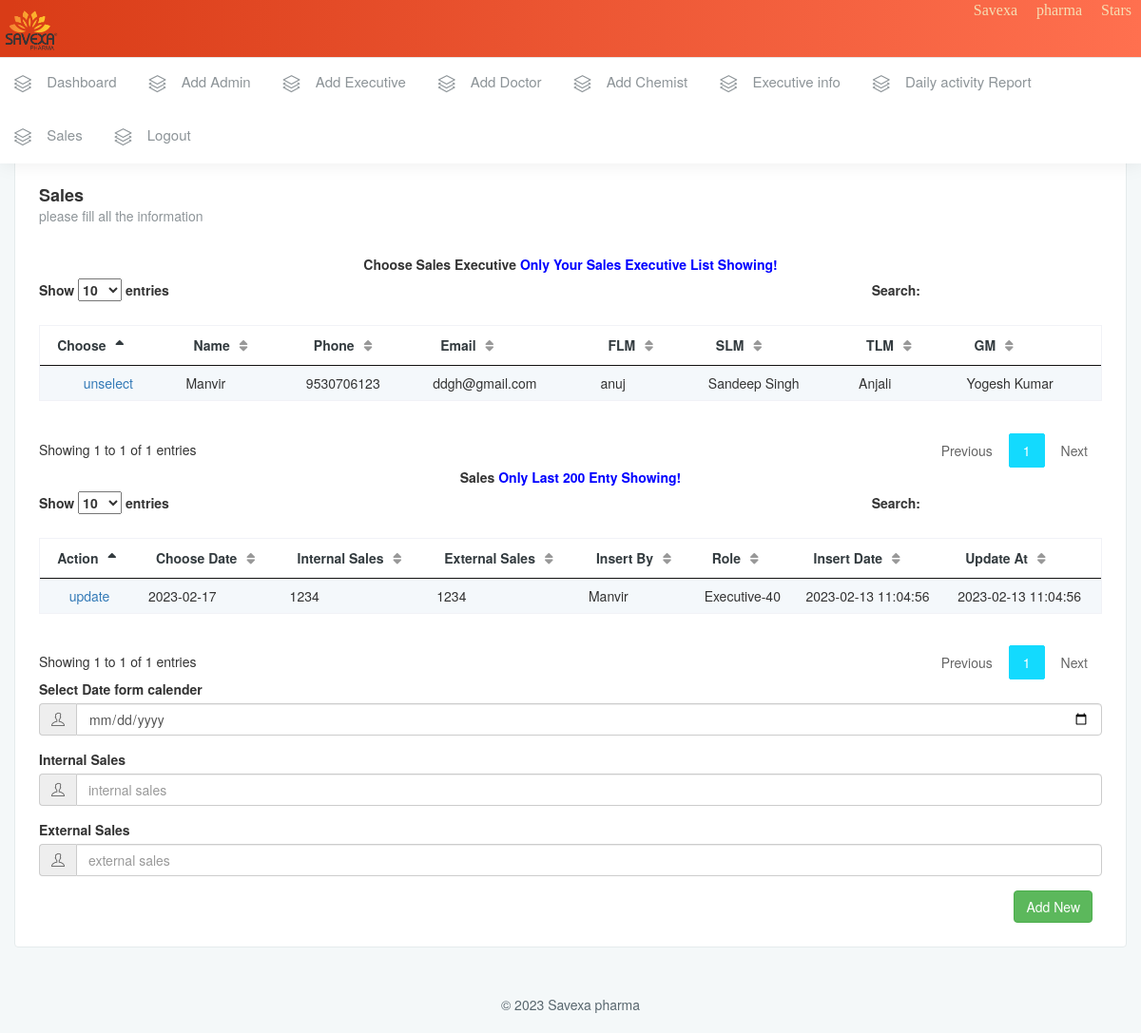
The app's page /sales.php?eid=40 (signed in) with its own data.
### tables this page shows
CREATE TABLE `sale_executive` (
  `eid` int(11) NOT NULL,
  `name` varchar(255) DEFAULT NULL,
  `phone` varchar(12) NOT NULL,
  `email` varchar(255) NOT NULL,
  `password` varchar(255) DEFAULT NULL,
  `status` varchar(255) DEFAULT NULL,
  `state` varchar(255) DEFAULT NULL,
  `city` varchar(255) DEFAULT NULL,
  `tlm` varchar(255) NOT NULL,
  `gm` varchar(255) DEFAULT NULL,
  `flm` varchar(255) DEFAULT NULL,
  `slm` varchar(255) DEFAULT NULL,
  `tariff_kms` varchar(255) DEFAULT NULL,
  `day_care` varchar(255) DEFAULT NULL,
  `entry_date` timestamp NOT NULL DEFAULT current_timestamp()
);

CREATE TABLE `sales` (
  `id` int(11) NOT NULL,
  `eid` varchar(255) DEFAULT NULL,
  `choosed_date` varchar(255) DEFAULT NULL,
  `internal_sales` varchar(255) DEFAULT NULL,
  `external_sales` varchar(255) DEFAULT NULL,
  `entry_date` timestamp NULL DEFAULT current_timestamp(),
  `insertby` varchar(200) NOT NULL,
  `role` varchar(200) NOT NULL,
  `update_at` timestamp NOT NULL DEFAULT current_timestamp()
);

### sales.php (the view, shortened to what the rows shown need)
<?php include "server/conn.php";
 include "./header.php";
?>
        <div class="page-wrapper">
            <div class="container-fluid">
                <div class="row">
                    <div class="col-md-12">
                        <div class="white-box">
                            <div class="row">
                                <div class="col-sm-12 col-xs-12">
                                    <form onsubmit="return addSales();"   id="addSales" method="post">
                                        <?php
                                        if (isset($_SESSION['id'])) {
                                            ?>
                                                <div class="table-responsive">
                                                    <table id="example23" class="display nowrap" cellspacing="0"
                                                        width="100%">
                                                        <thead>
                                                            <tr>
                                                                <th>Choose</th>
                                                                <th>Name</th>
                                                                <th>Phone</th>
                                                                <th>Email</th>
                                                                <th>FLM</th>
                                                                <th>SLM</th>
                                                                <th>TLM</th>
                                                                <th>GM</th>
                                                            </tr>
                                                        </thead>
                                                        <tbody>
                                                            <?php
                                                            $id = $_SESSION['id'];
                                                            $sql = "SELECT * FROM `sale_executive` WHERE (`gm`= $id or `tlm` = $id or `flm`= $id or`slm` =$id) ";
                                                            if (isset($_GET['eid'])) {
                                                                $eid = $_GET['eid'];
                                                                $sql .= "  AND eid=$eid";
                                                            } else {
                                                                $eid = "";
                                                            }
                                                            $res = mysqli_query($conn, $sql) or die("<srcipt> alert()</srcipt>");
                                                            if (mysqli_num_rows($res) > 0) {
                                                                while ($row = mysqli_fetch_assoc($res)) {
                                                                    $name = $row['name'];
                                                                    $id = $row['eid'];
                                                                    $phone = $row['phone'];
                                                                    $email = $row['email'];
                                                                    $flm = $row['flm'];
                                                                    $query = "SELECT name as flm_name   from admin WHERE id=$flm limit 1";
                                                                    $info = mysqli_query($GLOBALS['conn'], $query) or die("<script></script");
                                                                    $flm_name = mysqli_fetch_assoc($info);
                                                                    $flm_name = $flm_name['flm_name'];
                                                                    $slm = $row['slm'];
                                                                    $query = "SELECT name as slm_name   from admin WHERE id=$slm limit 1";
                                                                    $info = mysqli_query($GLOBALS['conn'], $query) or die("<script></script");
                                                                    $slm_name = mysqli_fetch_assoc($info);
                                                                    $slm_name = $slm_name['slm_name'];
                                                                    $tlm = $row['tlm'];
                                                                    $query = "SELECT name as tlm_name   from admin WHERE id=$tlm limit 1";
                                                                    $info = mysqli_query($GLOBALS['conn'], $query) or die("<script></script");
                                                                    $tlm_name = mysqli_fetch_assoc($info);
                                                                    $tlm_name = $tlm_name['tlm_name'];
                                                                    $gm = $row['gm'];
                                                                    $query = "SELECT name as gm_name   from admin WHERE id=$gm limit 1";
                                                                    $info = mysqli_query($GLOBALS['conn'], $query) or die("<script></script");
                                                                    $gm_name = mysqli_fetch_assoc($info);
                                                                    $gm_name = $gm_name['gm_name'];
                                                                    ?><tr>
                                                                                <td style="text-align:center">
                                                                                <?php if ($eid == $id) { ?>
                                                                                    <a href="sales.php">unselect</a>
                                                                                <?php } else {
                                                                                    ?>
                                                                                    <a href="sales.php?eid=<?= $id ?>">select</a>
                                                                                        <?php
                                                                                }
                                                                                ?>
                                                                                 </td>
                                                                                <td><?= $name ?></td>
                                                                                <td><?= $phone ?></td>
                                                                                <td><?= $email ?></td>
                                                                                <td><?= $flm_name ?></td>
                                                                                <td><?= $slm_name ?></td>
                                                                                <td><?= $tlm_name ?></td>
                                                                                <td><?= $gm_name ?></td>
                                                                                </tr>
                                                                                <?php
                                                                }
                                                            }
                                                            ?>
                                                        </tbody>
                                                    </table>
                                                </div>
                                        <?php } ?>
                                            <div class="table-responsive">
                                                <table id="example234" class="display nowrap" cellspacing="0"
                                                    width="100%">
                                                    <thead>
                                                        <tr>
                                                            <th>Action</th>
                                                            <th>Choose Date</th>
                                                            <th>Internal Sales</th>
                                                            <th>External Sales</th>
                                                            <th>Insert By</th>
                                                            <th>Role</th>
                                                            <th>Insert Date</th>
                                                            <th>Update At</th>
                                                        </tr>
                                                    </thead>
                                                    <tbody>
                                                        <?php
                                                        if (isset($_SESSION['eid'])) {
                                                             $eid = $_SESSION['eid'];
                                                        } else if (isset($_GET['eid'])) {
                                                            $eid = $_GET['eid'];
                                                        } else {
                                                            $eid = "";
                                                        }
                                                        if (!empty($eid)) {
                                                            $sql = "SELECT * FROM `sales` WHERE  eid=$eid";
                                                            $sid = "";
                                                            $sql .= "  order by id desc limit 200";
                                                            $res = mysqli_query($conn, $sql) or die("<srcipt> alert()</srcipt>");
                                                            if (mysqli_num_rows($res) > 0) {
                                                                while ($row = mysqli_fetch_assoc($res)) {
                                                                    ?>
                                                                             <tr>
                                                                                <td style="text-align:center">
                                                                                <?php if ($sid == $row['id']) { ?>
                                                                                    <a href="sales.php?eid=<?= $eid ?>">unselect</a>
                                                                                    <?php
                                                                                    $choosed_date = $row['choosed_date'];
                                                                                    $internal_sales = $row['internal_sales'];
                                                                                    $external_sales = $row['external_sales'];
                                                                                } else {
                                                                                    ?>
                                                                                    <a href="sales.php?eid=<?= $eid ?>&sid=<?= $row['id'] ?>">update</a>
                                                                                        <?php
                                                                                }
                                                                                ?>
                                                                                 </td>
                                                                                <td><?= $row['choosed_date'] ?></td>
                                                                                <td><?= $row['internal_sales'] ?></td>
                                                                                <td><?= $row['external_sales'] ?></td>
                                                                                <td><?= $row['insertby'] ?></td>
                                                                                <td><?= $row['role'] ?></td>
                                                                                <td><?= $row['entry_date'] ?></td>
                                                                                <td><?= $row['update_at'] ?></td>
                                                                                </tr>
                                                                                <?php
                                                                }
                                                            }
                                                        }
                                                        ?>
                                                    </tbody>
                                                </table>
                                            </div>
                                      </form>
                                </div>
                            </div>
                        </div>
                    </div>
                </div>
            </div>
        </div>
    </div>
</body>
</html>

### records on screen
sale_executive: shows "unselect", name "Manvir", phone "9530706123", email "ddgh@gmail.com", admin.name "anuj", admin.name "Sandeep Singh", admin.name "Anjali", admin.name "Yogesh Kumar"
sales: choosed_date "2023-02-17", internal_sales "1234", external_sales "1234", insertby "Manvir", role "Executive-40", entry_date "2023-02-13 11:04:56", update_at "2023-02-13 11:04:56"
